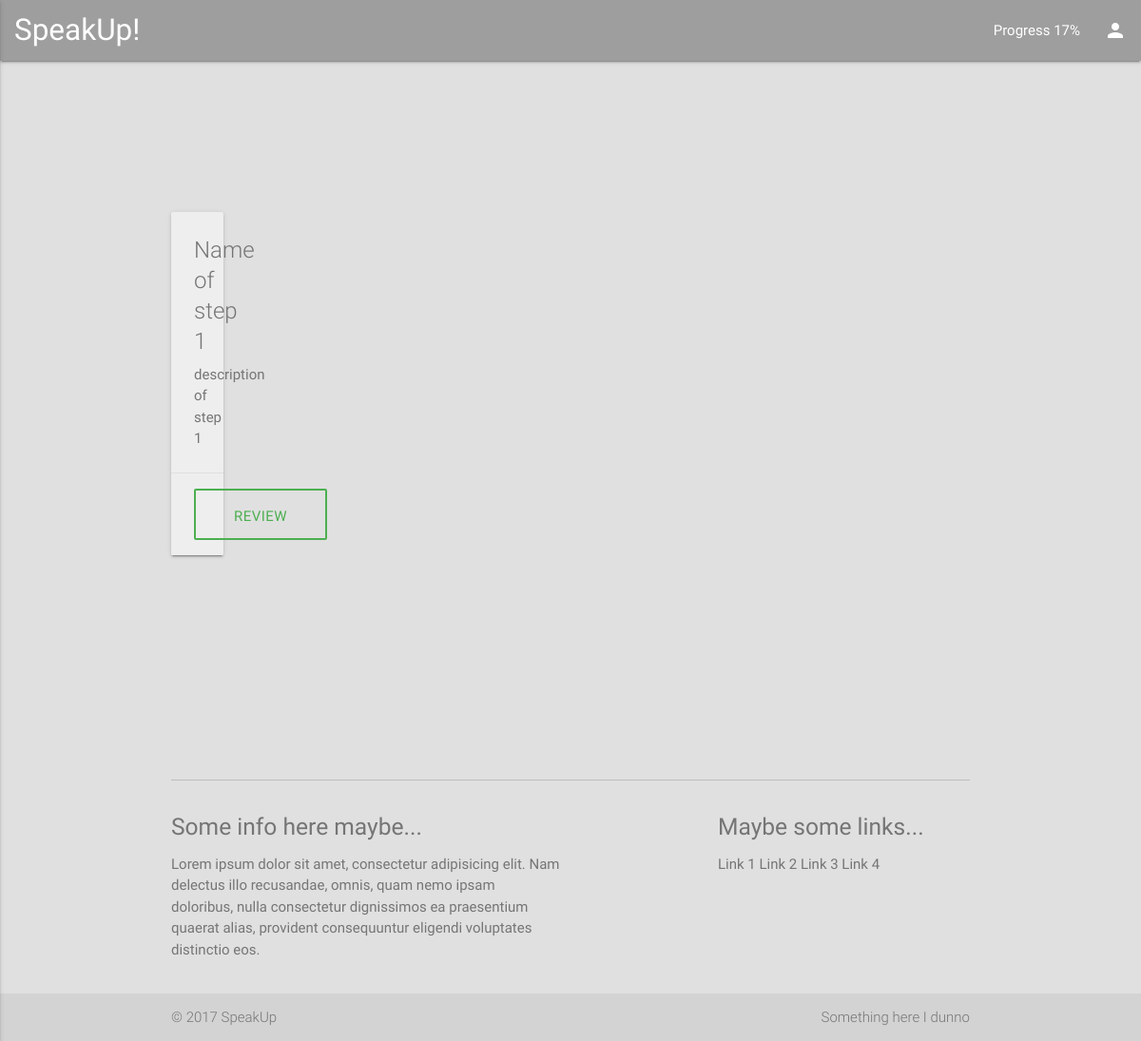
/steps/, run on an earlier commit of the app's database.
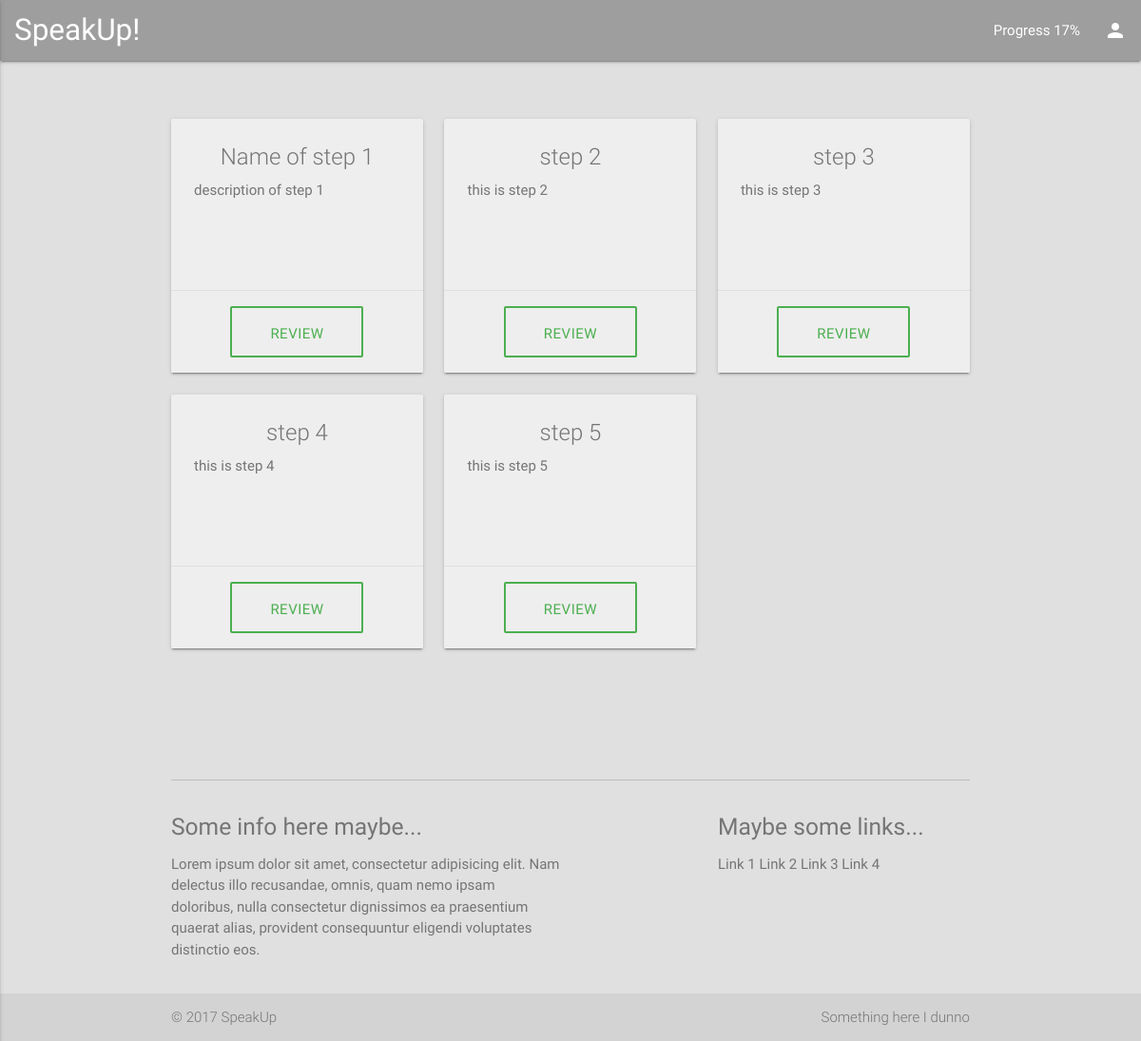
And on a later commit of the database.
### steps/models.py (models this page shows, shortened)
class Step(models.Model):
    name = models.CharField(max_length=255)
    description = models.TextField()

### steps/views.py (the view)
def step_list(request):
    template = "steps/main.html"
    steps = Step.objects.all()
    context = {'steps': steps}
    return render(request, template, context)

### steps/templates/steps/main.html
{% extends "index.html" %}
{% block content %}
    {% include "navigation.html" %}
    <div class="container valign-wrapper my-main-container grey-text text-darken-1">
        <div class="row">
        {% for step in steps %}
            <div class="col s12 m6 l4">
                <div class="card grey lighten-3">
                    <div class="card-content">
                        <span class="card-title center-align">{{ step.name }}</span>
                        <p>{{ step.description }}</p>
                    </div>
                    <div class="card-action center-align">
                        <a href="#" class="waves-effect waves-green btn-large z-depth-0 transparent green-text completed-btn">Review</a>
                    </div>
                </div>
            </div>
        {% endfor %}
        </div>
    </div>
{% endblock %}

### templates/index.html (shortened to what this page needs)
{% load static from staticfiles %}
<!DOCTYPE html>
<html lang="en">
    <head>
        <link type="text/css" rel="stylesheet" href="{% static 'css/materialize.min.css' %}" />
        <link type="text/css" rel="stylesheet" href="{% static 'css/custom.min.css' %}" />
    </head>
    <body class="grey lighten-2">
        {% block content %}{% endblock %}
        <footer class="page-footer grey lighten-2">
            <div class="container">
                <div class="divider grey lighten-1"></div>
                <br/>
                <div class="row">
                    <div class="col l6 s12">
                        <h5 class="grey-text text-darken-1">Some info here maybe...</h5>
                        <p class="grey-text text-darken-1">Lorem ipsum dolor sit amet, consectetur adipisicing elit. Nam delectus illo recusandae, omnis, quam nemo ipsam doloribus, nulla consectetur dignissimos ea praesentium quaerat alias, provident consequuntur eligendi voluptates distinctio eos.</p>
                    </div>
                    <div class="col l4 offset-l2 s12">
                        <h5 class="grey-text text-darken-1">Maybe some links...</h5>
                        <ul class="my-footer-links">
                            <li><a class="grey-text text-darken-1" href="#!">Link 1</a></li>
                            <li><a class="grey-text text-darken-1" href="#!">Link 2</a></li>
                            <li><a class="grey-text text-darken-1" href="#!">Link 3</a></li>
                            <li><a class="grey-text text-darken-1" href="#!">Link 4</a></li>
                        </ul>
                    </div>
                </div>
            </div>
            <div class="footer-copyright">
                <div class="container grey-text text-darken-1">
                    © 2017 SpeakUp
                    <a class="grey-text text-darken-1 right" href="#!">Something here I dunno</a>
                </div>
            </div>
        </footer>
    </body>
</html>

### templates/navigation.html (shortened to what this page needs)
    <header>
        <nav class="grey">
            <div class="nav-wrapper">
                <a href="/" class="brand-logo">SpeakUp!</a>
                <ul class="right hide-on-med-and-down">
                    <li class="progress-badge">Progress <span class="grey white-text">17%</span></li>
                    <li><a class="dropdown-button" data-activates="dropdown1"><i class="material-icons">person</i></a></li>
                </ul>
            </div>
        </nav>
    </header>

What changed in the data, as far as the page shows it:
added Step: name "step 2", description "this is step 2"
added Step: name "step 3", description "this is step 3"
added Step: name "step 4", description "this is step 4"
added Step: name "step 5", description "this is step 5"
